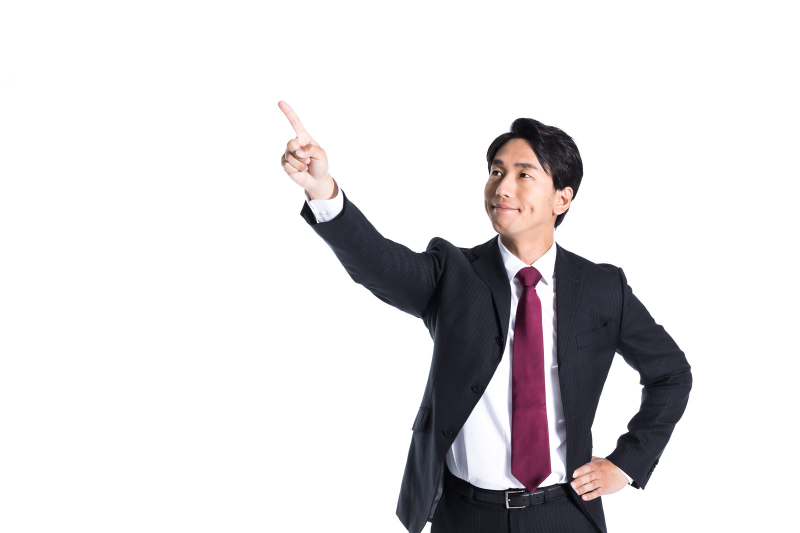
#> input picture Y2-Sem2/AI活用演習/2023-10-23/04_opencv_face/man.jpg, 1600 x 1066 px (shown at 1/2 size)
$ python cut_resize.py
#> lines starting #> are read from the running program, lines starting #| are printed output that depends on the picture
# OpenCVをインポート
import cv2
# Matplotlibをインポート
import matplotlib.pyplot as plt

# 画像ファイルを読み込む
img = cv2.imread("./04_opencv_face/man.jpg")
#> img is the input picture: shape (1066, 1600, 3); mean B, G, R 223, 221.4, 223.6

# 画像の一部を切り出し、サイズを変更し、ファイルに保存する
im2 = img[200:500, 900:1200]
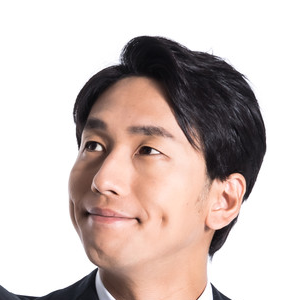
#> im2: shape (300, 300, 3); mean B, G, R 189.6, 193.6, 207.4
im2 = cv2.resize(im2, (400, 400))
#> im2: shape (400, 400, 3)
cv2.imwrite("./04_opencv_face/cut_resize.png", im2)

# 変更した画像を表示する
plt.imshow(cv2.cvtColor(im2, cv2.COLOR_BGR2RGB))
plt.show()
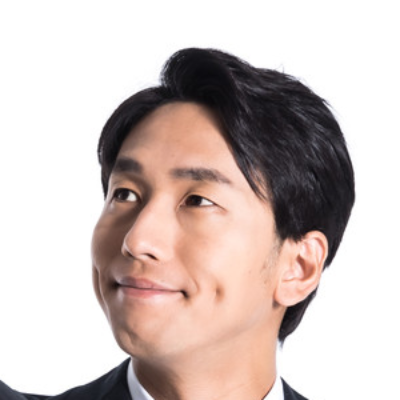
#> shown: shape (400, 400, 3); mean R, G, B 207.4, 193.6, 189.5
